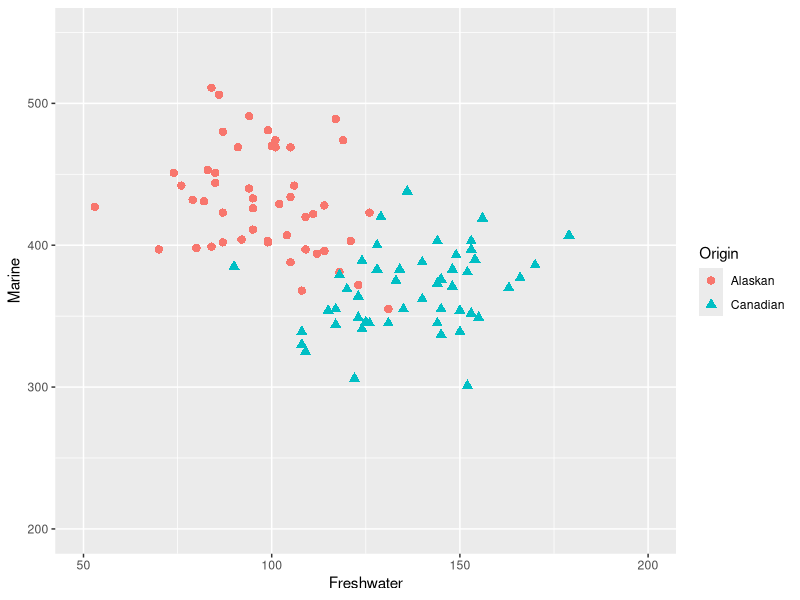
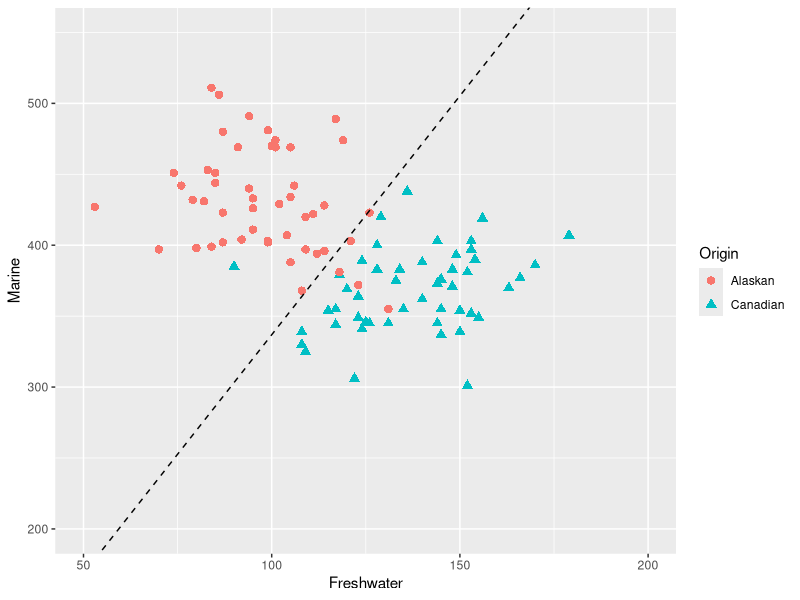

Recreate these plots in R, in order.
# This script is an implementation of perceptron learning proposed by Rosenblatt
# in 1950s. In detail, Rosenblatt used Hebbian learning (Donald Hebb, 1949) to 
# make threshold neuron of McCulloch-Pitts learn.
# In detail, read: section 2.5. of Neural Networks for Applied Sciences and 
# Engineering
################################################################################
# CLEAN WORKING ENV
################################################################################
rm(list=ls())

################################################################################
# LIBRARY
################################################################################
library(rrcov) #salmon data
library(ggplot2) #plot

################################################################################
# DATA
################################################################################
# Load data to working env
data(salmon)

# Store dat in temp var
dt <- salmon

# Plotting
ggplot(data = dt, mapping = aes(x = Freshwater, y = Marine, colour=Origin, 
                                shape = Origin)) +
  geom_point(size = 2.5) +
  coord_cartesian(xlim = c(50, 200), ylim = c(200, 550))

################################################################################
# LEARNING ALGORITHM
################################################################################
# Learning function of the perceptron
# x : input matrix
# y : ouput vector
# w : weight vector
# beta : learning rate
# iters : number of iterations
learning_func <- function(x, y, w, beta, iters) {
  for (j in 1:iters) {
    for (idx in 1:nrow(x)) {
      # Net input
      u <- x[idx, ]%*%w
      
      # Predicted output
      p <- ifelse(u >= 0, 1, 0)
      
      # Error
      e <- y[idx] - p
      
      # Adjust weights
      w <- w + beta*e*x[idx,]
    }
  }
  return (list(w = w))
}
################################################################################
# MODELING
################################################################################
# Input matrix x
dt <- dt[sample(nrow(dt)),]
x <- as.matrix(dt[, 2:3]) 
x <- matrix(x, ncol = ncol(x), dimnames = NULL)
x <- cbind(x, rep(1, nrow(x)))
x <- x[, c(3, 1, 2)]

# Actual output
y <- dt$Origin
y <- as.character(y)
y[which(y == "Canadian")] <- 1
y[which(y == "Alaskan")] <- 0
y <- as.numeric(y)

# Weight vector with initial weights
w <- vector(length = ncol(x))

# Learning rate beta
beta <- 0.1

# Iteration
iters <- 100

# Learning iteration starts here
results <- learning_func(x, y, w, beta, iters)
w <- results$w
results

# Boundary line
boundary_func <-function(x, w, w0) {
  return ((-w[2]*x - w[1]) / w[3])
}
boundary_line <- data.frame(x = x[,2], y = boundary_func(x[,2], w))

# Plot
ggplot() +
  geom_point(data = dt, mapping = aes(x = Freshwater, y = Marine, colour=Origin,
                                      shape = Origin), size = 2.5) +
  geom_line(data = boundary_line, mapping = aes(x = x, y = y), 
            colour="black", linetype="dashed") +
  coord_cartesian(xlim = c(50, 200), ylim = c(200, 550))
